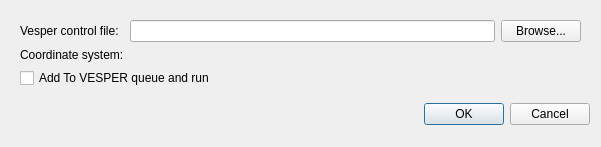
<?xml version="1.0" encoding="UTF-8"?>
<ui version="4.0">
 <class>DialogPostVesper</class>
 <widget class="QDialog" name="DialogPostVesper">
  <property name="windowModality">
   <enum>Qt::NonModal</enum>
  </property>
  <property name="geometry">
   <rect>
    <x>0</x>
    <y>0</y>
    <width>601</width>
    <height>147</height>
   </rect>
  </property>
  <property name="sizePolicy">
   <sizepolicy hsizetype="Expanding" vsizetype="Fixed">
    <horstretch>0</horstretch>
    <verstretch>0</verstretch>
   </sizepolicy>
  </property>
  <property name="windowTitle">
   <string>Import VESPER results</string>
  </property>
  <property name="autoFillBackground">
   <bool>true</bool>
  </property>
  <layout class="QFormLayout" name="formLayout_2">
   <item row="0" column="0" colspan="2">
    <widget class="QFrame" name="fraMain">
     <property name="sizePolicy">
      <sizepolicy hsizetype="Minimum" vsizetype="Fixed">
       <horstretch>0</horstretch>
       <verstretch>0</verstretch>
      </sizepolicy>
     </property>
     <layout class="QFormLayout" name="formLayout">
      <item row="0" column="0" colspan="2">
       <layout class="QGridLayout" name="gridLayout">
        <item row="0" column="0">
         <widget class="QLabel" name="lblInVesperCtrlFile">
          <property name="sizePolicy">
           <sizepolicy hsizetype="Minimum" vsizetype="Fixed">
            <horstretch>0</horstretch>
            <verstretch>0</verstretch>
           </sizepolicy>
          </property>
          <property name="toolTip">
           <string>The vesper control file used for kriging.</string>
          </property>
          <property name="text">
           <string>Vesper control file:</string>
          </property>
          <property name="indent">
           <number>0</number>
          </property>
         </widget>
        </item>
        <item row="0" column="1">
         <widget class="QLineEdit" name="lneInVesperCtrlFile">
          <property name="toolTip">
           <string>The vesper control file used for kriging.</string>
          </property>
          <property name="whatsThis">
           <string/>
          </property>
          <property name="readOnly">
           <bool>false</bool>
          </property>
         </widget>
        </item>
        <item row="0" column="2">
         <widget class="QPushButton" name="cmdInVesperCtrlFile">
          <property name="enabled">
           <bool>true</bool>
          </property>
          <property name="maximumSize">
           <size>
            <width>16777215</width>
            <height>16777215</height>
           </size>
          </property>
          <property name="toolTip">
           <string>Browse for vesper control file</string>
          </property>
          <property name="whatsThis">
           <string/>
          </property>
          <property name="text">
           <string>Browse...</string>
          </property>
          <property name="flat">
           <bool>false</bool>
          </property>
         </widget>
        </item>
        <item row="1" column="0">
         <widget class="QLabel" name="lblInCRSTitle">
          <property name="enabled">
           <bool>true</bool>
          </property>
          <property name="sizePolicy">
           <sizepolicy hsizetype="Minimum" vsizetype="Minimum">
            <horstretch>0</horstretch>
            <verstretch>0</verstretch>
           </sizepolicy>
          </property>
          <property name="text">
           <string>Coordinate system:</string>
          </property>
         </widget>
        </item>
        <item row="1" column="1" colspan="2">
         <widget class="QgsProjectionSelectionWidget" name="mCRSinput">
          <property name="sizePolicy">
           <sizepolicy hsizetype="Preferred" vsizetype="MinimumExpanding">
            <horstretch>0</horstretch>
            <verstretch>0</verstretch>
           </sizepolicy>
          </property>
         </widget>
        </item>
        <item row="2" column="0" colspan="2">
         <widget class="QCheckBox" name="chkRunVesper">
          <property name="text">
           <string>Add To VESPER queue and run</string>
          </property>
          <property name="checkable">
           <bool>true</bool>
          </property>
          <property name="checked">
           <bool>false</bool>
          </property>
         </widget>
        </item>
        <item row="2" column="2">
         <widget class="QLabel" name="lblVesperWarning">
          <property name="font">
           <font>
            <weight>75</weight>
            <bold>true</bold>
           </font>
          </property>
          <property name="text">
           <string/>
          </property>
         </widget>
        </item>
       </layout>
      </item>
     </layout>
    </widget>
   </item>
   <item row="1" column="0" colspan="2">
    <widget class="QDialogButtonBox" name="buttonBox">
     <property name="orientation">
      <enum>Qt::Horizontal</enum>
     </property>
     <property name="standardButtons">
      <set>QDialogButtonBox::Cancel|QDialogButtonBox::Ok</set>
     </property>
    </widget>
   </item>
  </layout>
 </widget>
 <customwidgets>
  <customwidget>
   <class>QgsProjectionSelectionWidget</class>
   <extends>QWidget</extends>
   <header>qgsprojectionselectionwidget.h</header>
  </customwidget>
 </customwidgets>
 <resources/>
 <connections>
  <connection>
   <sender>buttonBox</sender>
   <signal>accepted()</signal>
   <receiver>DialogPostVesper</receiver>
   <slot>accept()</slot>
   <hints>
    <hint type="sourcelabel">
     <x>331</x>
     <y>693</y>
    </hint>
    <hint type="destinationlabel">
     <x>322</x>
     <y>285</y>
    </hint>
   </hints>
  </connection>
  <connection>
   <sender>buttonBox</sender>
   <signal>rejected()</signal>
   <receiver>DialogPostVesper</receiver>
   <slot>reject()</slot>
   <hints>
    <hint type="sourcelabel">
     <x>331</x>
     <y>693</y>
    </hint>
    <hint type="destinationlabel">
     <x>322</x>
     <y>285</y>
    </hint>
   </hints>
  </connection>
 </connections>
</ui>
